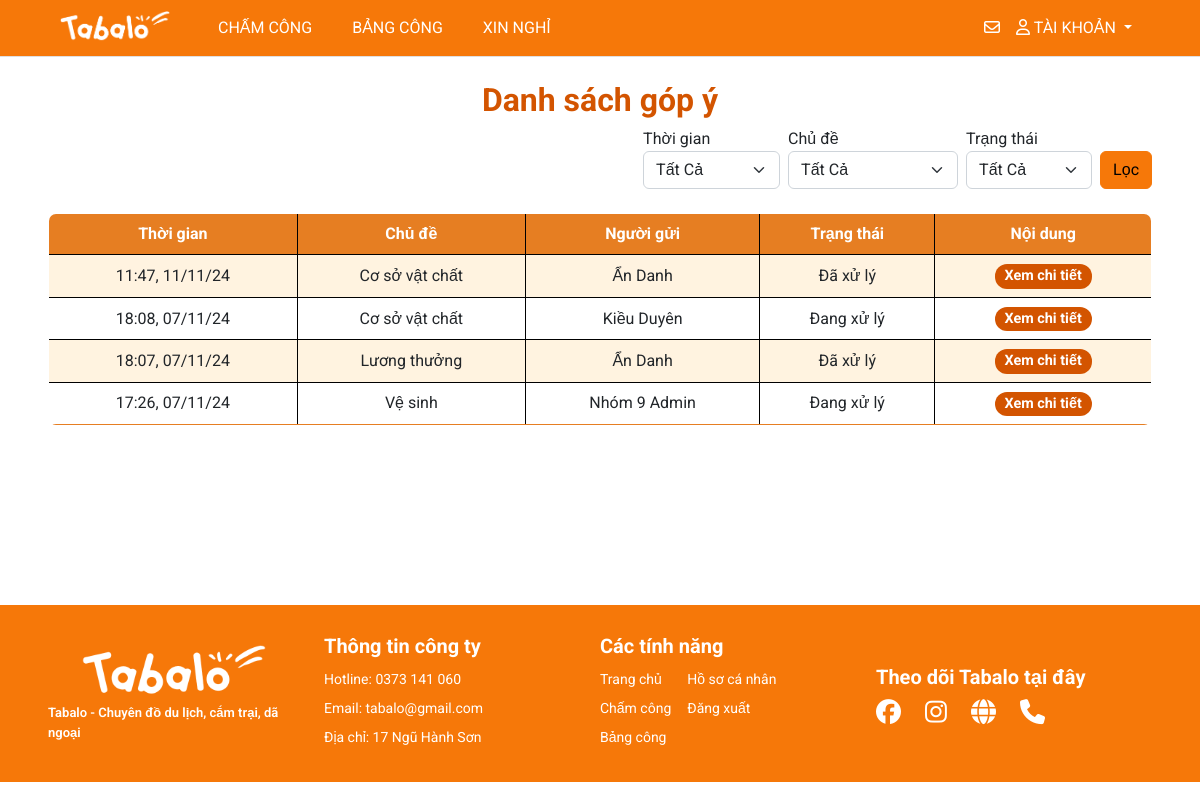
/management/letter/ (signed in), run on an earlier commit of the app's database.
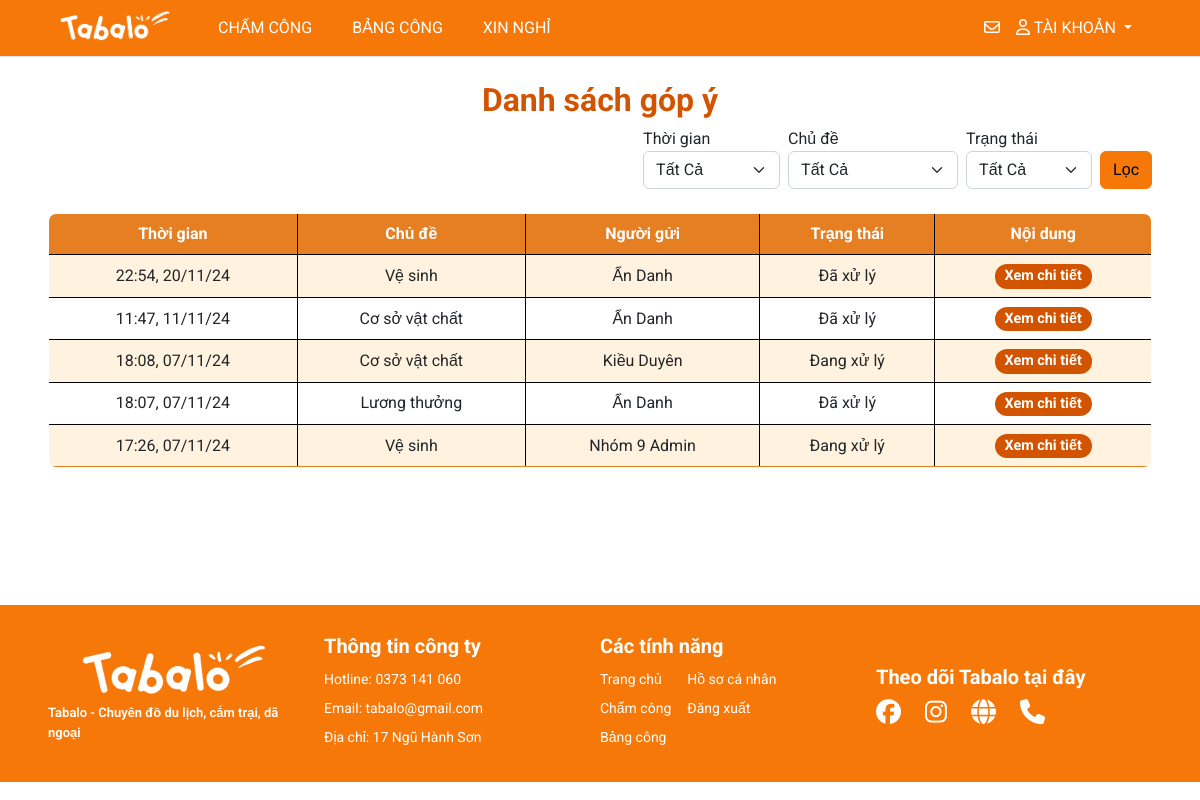
And on a later commit of the database.
### myapp/models.py (models this page shows, shortened)
class Letter(models.Model):
    user = models.ForeignKey(User, on_delete=models.CASCADE)
    is_anonymous = models.BooleanField(default=False)
    topic = models.ForeignKey(TopicLetter, on_delete=models.CASCADE)
    content = models.TextField()
    status = models.CharField(max_length=30, choices=[('Đang xử lý', 'Đang xử lý'),('Đã xử lý', 'Đã xử lý')], default='Đang xử lý')
    created_at = models.DateTimeField(auto_now_add=True)

class TopicLetter(models.Model):
  name = models.CharField(max_length=50)
  def __str__(self):
      return self.name

### management/views.py (the view, shortened to what this page needs)
# urls.py: path('letter/', views.letter, name='main-letter'),
def letter(request):
  if request.user.is_authenticated:
    title = 'Danh sách đóng góp ý kiến'
    letters = Letter.objects.all().order_by('-created_at')
    topics = TopicLetter.objects.all()
    topic_rq = request.GET.get('topic', '')
    status = request.GET.get('status', '')
    time = request.GET.get('time', '')
    if topic_rq:
      letters = letters.filter(topic__name=topic_rq)
    if status:
      letters = letters.filter(status=status)
    paginator = Paginator(letters, 10)
    page_number = request.GET.get('page', '')
    try:
      page_obj = paginator.get_page(page_number)
    except PageNotAnInteger:
      page_obj = paginator.page(1)
    except EmptyPage:
      page_obj = paginator.page(paginator.num_pages)
    query_params = request.GET.copy()
    if 'page' in query_params:
      query_params.pop('page')
    context = {'title': title,
               'topics': topics,
               'time': time,
               'topic_rq': topic_rq,
               'status': status,
               'page_obj': page_obj,
               'query_params': query_params.urlencode()}
    return render(request, 'pages/main_letter.html', context)
  else:
    messages.warning(request, 'Không có quyền truy cập')
    return redirect('/')

### management/context_processors.py (called while the page is built)
def pending_dayoff(request):
  count_pending = DayOffRequest.objects.filter(status='pending').count()
  return {'count_pending': count_pending}

### templates/pages/main_letter.html (shortened to what this page needs)
{% extends '../layouts/base.html' %}
{% block main %}
<br>
<h1 style="text-align: center; font-size: 2rem; font-weight: bold; color: #D35400;">Danh sách góp ý</h1>
{% include 'partials/filter_letter.html' %}
<br>
<table class="table table-hover table-bordered custom-border" style="border-radius: 8px; overflow: hidden;">
  <thead class="bg-tab text-white" style="background-color: #E67E22;">
    <tr>
      <th scope="col" class="text-center" style="vertical-align: middle;">Thời gian</th>
      <th scope="col" class="text-center" style="vertical-align: middle;">Chủ đề</th>
      <th scope="col" class="text-center" style="vertical-align: middle;">Người gửi</th>
      <th scope="col" class="text-center" style="vertical-align: middle;">Trạng thái</th>
      <th scope="col" class="text-center" style="vertical-align: middle;">Nội dung</th>
    </tr>
  </thead>
  <tbody>
    {% for letter in page_obj %}
    <tr style="transition: background-color 0.3s;">
      <td class="text-center align-middle">{{ letter.created_at|date:"H:i, d/m/y" }}</td>
      <td class="text-center align-middle">{{ letter.topic.name }}</td>
      <td class="text-center align-middle">
      {% if letter.is_anonymous %}
        Ẩn Danh
      {% else %}
        {{ letter.user.first_name }} {{ letter.user.last_name }}
      {% endif %}
      </td>
      <td class="text-center align-middle">
        {{ letter.status }}
      </td>
      <td class="text-center align-middle">
        <a class="badge bg-status-left" style="text-decoration: none;" href="/letters/{{letter.id}}/">Xem chi tiết</a>
      </td>
    </tr>
    {% endfor %}
  </tbody>
</table>
<br>
{% endblock %}

What changed in the data, as far as the page shows it:
added Letter: created_at "22:54, 20/11/24", topic.name "Vệ sinh", is_anonymous "Ẩn Danh", status "Đã xử lý"
